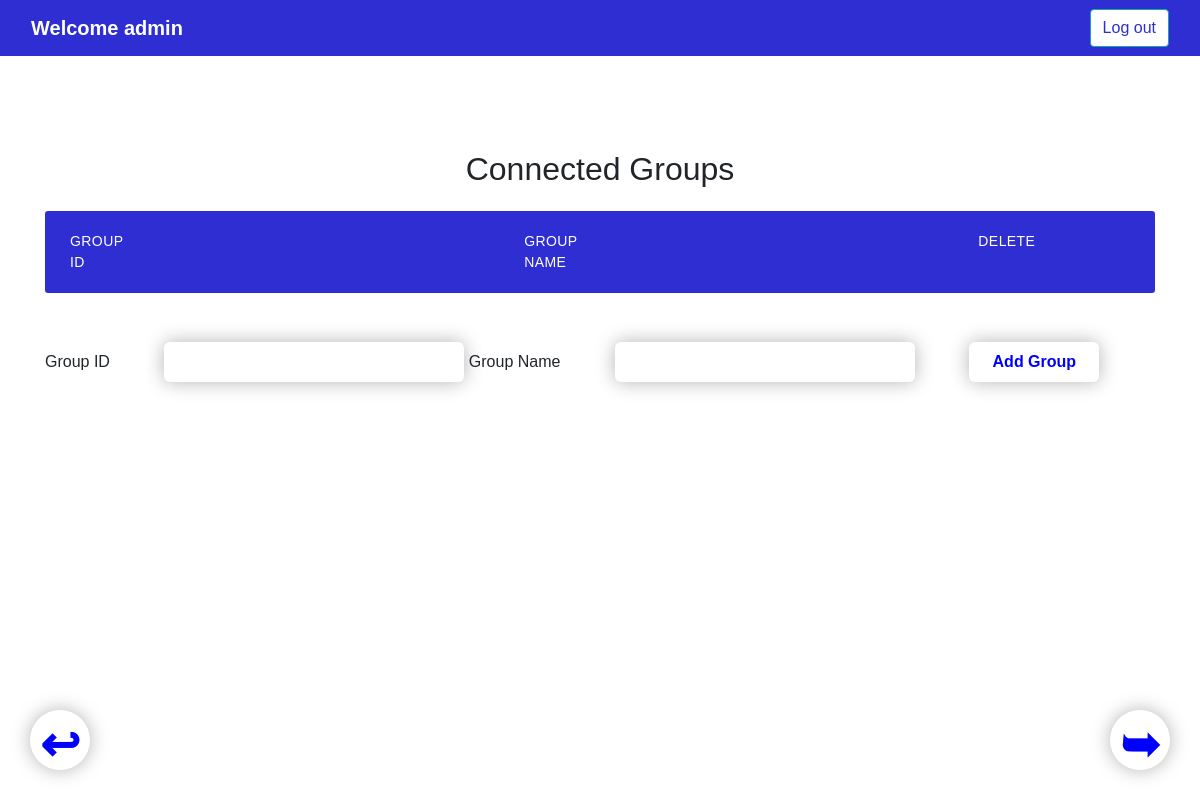
The page /group (signed in) on the database as committed earlier.
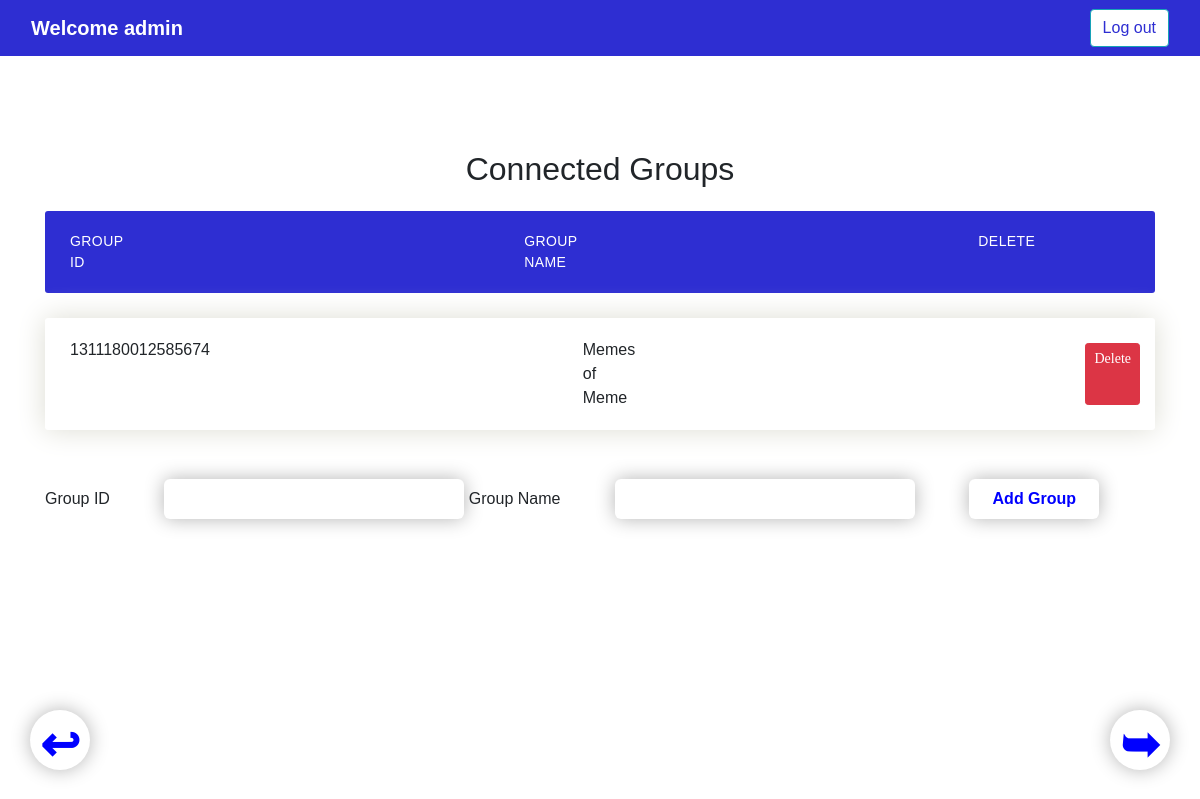
The same page on the database as committed later.
### polls/models.py (models this page shows)
class GroupModel(models.Model):
    group_id = models.CharField(max_length=100, default=None)
    group_name = models.CharField(max_length=100, default=None)
    username = models.CharField(max_length=100,default=None)

### polls/views.py (the view)
# urls.py: path('group', views.group,name='group'),
def group(request):
   obj = list(GroupModel.objects.filter(username=request.user).values())
   return render(request,"group.html",{'groups': obj})

### polls/templates/group.html (shortened to what this page needs)
<!DOCTYPE html>
<html lang="en" >
<head>
  <link href="https://fonts.googleapis.com/css?family=Lato" rel="stylesheet"><link rel="stylesheet" href="https://cdnjs.cloudflare.com/ajax/libs/meyer-reset/2.0/reset.min.css">
<link rel="stylesheet" href="../static/css/style.css">
	<link rel="stylesheet" type="text/css" href="../static/vendor/bootstrap/css/bootstrap.min.css">
	<link rel="stylesheet" type="text/css" href="../static/fonts/font-awesome-4.7.0/css/font-awesome.min.css">
	<link rel="stylesheet" type="text/css" href="../static/fonts/iconic/css/material-design-iconic-font.min.css">
	<link rel="stylesheet" type="text/css" href="../static/vendor/animate/animate.css">
	<link rel="stylesheet" type="text/css" href="../static/vendor/css-hamburgers/hamburgers.min.css">
	<link rel="stylesheet" type="text/css" href="../static/vendor/animsition/css/animsition.min.css">
	<link rel="stylesheet" type="text/css" href="../static/vendor/select2/select2.min.css">
	<link rel="stylesheet" type="text/css" href="../static/vendor/daterangepicker/daterangepicker.css">
	<link rel="stylesheet" type="text/css" href="../static/css/util.css">
	<link rel="stylesheet" type="text/css" href="../static/css/main.css">
</head>
<body>
<nav class="navbar" style="background-color:rgb(46, 46, 210)">
		<div class="container-fluid">
			<h1 class="navbar-brand" style="font-weight: bold;">
				Welcome {{ user }}
			</h1>
				<li>
					<button  class="btn btn-info btn-md" style="background-color:white;color:rgb(46, 46, 210);" onclick="location.href='{% url 'logout_user' %}'">Log out</button>
				</li>
		</div>
	</nav>
<br>
<br>
<div class="fixedButton" style="position: fixed;
            bottom: 0px;
            left: 0px;
            padding: 30px;"><button class="roundedFixedBtn" onclick="location.href='{% url 'home' %}'">↩</button></div>
<br>
<div class="fixedButton"><button class="roundedFixedBtn" onclick="location.href='{% url 'post' %}'">➥</button></div>
<br>
<div class="container">
  <h2>Connected Groups</h2>
	<br>
  <ul class="responsive-table">
    <li class="table-header">
      <div class="col col-1" >Group id</div>
      <div class="col col-1" >Group Name</div>
      <div class="col col-2">Delete</div>
    </li>
	  {% for group in groups %}
    <li class="table-row">
      <div class="col col-1" data-label="Description">{{ group.group_id }}</div>
      <div class="col col-1" data-label="Description">{{ group.group_name }}</div>
      <a style="float:right; margin:5px; color: white;" href="/delete_group/{{group.group_id}}/" class="btn btn-danger btn-sm" >Delete</a>
    </li>
	  {% endfor %}
	  <br>
	  <div>
		  <form method="post" action="{% url 'save_group' %}">
		  <label >Group ID</label>
						<input  type="text" name="group_id" style="background-color:white;
	height:40px;
	margin-left: 50px;
	width:300px;
	border-radius:6px;
	color:black;
box-shadow: 0px 0px 19px 0px rgb(180, 180, 180);
">
			  <label >Group Name</label>
						<input  type="text" name="group_name" style="background-color:white;
	height:40px;
	margin-left: 50px;
	width:300px;
	border-radius:6px;
	color:black;
box-shadow: 0px 0px 19px 0px rgb(180, 180, 180);
">
		  <button style="background-color:white;
	height:40px;
	width:130px;
	color:blue;
	border-radius:6px;
	margin-left: 50px;
box-shadow: 0px 0px 19px 0px rgb(180, 180, 180);
font-weight: bold;
">Add Group</button></form>
					</div>
  </ul>
	<br>
</div>
</body>
</html>

### polls/static/css/style.css (style rules this page uses)
body { font-family: 'lato', sans-serif; }
.fixedButton { position: fixed; bottom: 0px; right: 0px; padding: 30px; }
.roundedFixedBtn { height: 60px; line-height: 70px; width: 60px; font-size: 3em; font-weight: bold; border-radius: 50%; background-color: white; color: blue; text-align: top; cursor: pointer; box-shadow: 0px 0px 19px 0px rgb(180, 180, 180); }
.container { max-width: 2000px; margin-left: auto; margin-right: auto; padding-left: 10px; padding-right: 10px; }
h2 { font-size: 20px; margin: 20px 0; text-align: center; }
.responsive-table li { border-radius: 3px; padding: 20px 10px; display: flex; justify-content: space-between; margin-bottom: 25px; }
.responsive-table .table-header { background-color: rgb(46, 46, 210); color: white; font-size: 14px; text-transform: uppercase; letter-spacing: 0.03em; }
.responsive-table .table-row { background-color: #ffffff; box-shadow: 0px 0px 29px 0px rgb(220, 220, 210); }
.responsive-table .col-1 { flex-basis: 50%; }
.responsive-table .col-2 { flex-basis: 20%; }

### polls/static/css/main.css (style rules this page uses)
* { margin: 0px; padding: 0px; box-sizing: border-box; }
body, html { height: 100%; font-family: Poppins-Regular, sans-serif; }
a { font-family: Poppins-Regular; font-size: 14px; line-height: 1.7; color: #666666; margin: 0px; transition: all 0.4s; -webkit-transition: all 0.4s; -o-transition: all 0.4s; -moz-transition: all 0.4s; }
h1,h2,h3,h4,h5,h6 { margin: 0px; }
ul, li { margin: 0px; list-style-type: none; }
input { outline: none; border: none; }
button { outline: none !important; border: none; background: transparent; }
.navbar-brand { color:#fff; }
.navbar { font-family: sans-serif; background:rgba(10, 0, 11, 0.841); }

Rows that differ between the two databases and show on the page:
added GroupModel: group_id "1311180012585674", group_name "Memes of Meme"
